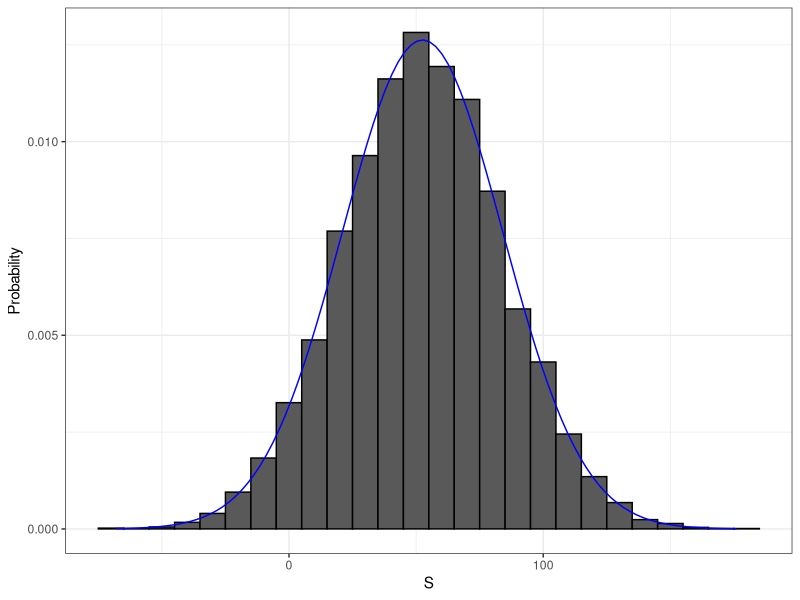

This figure's R source:
## ---- chunk 1
library(tidyverse)
dslabs::ds_theme_set()
set.seed(1)
## ---- chunk 2
beads <- rep( c("red", "blue"), times = c(2,3))
X <- ifelse(sample(beads, 1) == "blue", 1, 0)
## ---- chunk 3
ifelse(sample(beads, 1) == "blue", 1, 0)
ifelse(sample(beads, 1) == "blue", 1, 0)
ifelse(sample(beads, 1) == "blue", 1, 0)
## ---- chunk 4
color <- rep(c("Black", "Red", "Green"), c(18, 18, 2))
## ---- chunk 5
n <- 1000
X <- sample(ifelse(color == "Red", -1, 1),  n, replace = TRUE)
X[1:10]
## ---- chunk 6
X <- sample(c(-1, 1), n, replace = TRUE, prob = c(9/19, 10/19))
## ---- chunk 7
X <- sample(c(-1, 1), n, replace = TRUE, prob = c(9/19, 10/19))
S <- sum(X)
S
## ---- chunk 8
n <- 1000
B <- 10000
roulette_winnings <- function(n){
  X <- sample(c(-1, 1), n, replace = TRUE, prob = c(9/19, 10/19))
  sum(X)
}
S <- replicate(B, roulette_winnings(n))
## ---- chunk 9
mean(S < 0)
## ---- chunk 10
s <- seq(min(S), max(S), length = 100)
normal_density <- data.frame(s = s, f = dnorm(s, mean(S), sd(S)))
data.frame(S = S) |> ggplot(aes(S, after_stat(density))) +
  geom_histogram(color = "black", binwidth = 10)  +
  ylab("Probability") + 
  geom_line(data = normal_density, mapping = aes(s,f), color = "blue")
## ---- chunk 11
n <- 1000
pbinom(n/2, size = n, prob = 10/19)
## ---- chunk 12
pbinom(n/2 - 1, size = n, prob = 10/19)
## ---- chunk 13
B <- 10^6
x <- sample(c(-1, 1), B, replace = TRUE, prob = c(9/19, 10/19))
mean(x)
## ---- chunk 14
2*sqrt(90)/19
## ---- chunk 15
n <- 1000
sqrt(n)*2*sqrt(90)/19
## ---- chunk 16
n <- 1000
B <- 10000
roulette_winnings <- function(n){
  X <- sample(c(-1, 1), n, replace = TRUE, prob = c(9/19, 10/19))
  sum(X)
}
S <- replicate(B, roulette_winnings(n))
## ---- chunk 17
n * (20 - 18)/38 
sqrt(n)*2*sqrt(90)/19 
## ---- chunk 18
mean(S)
sd(S)
## ---- chunk 19
mu <- n*(20 - 18)/38
se <- sqrt(n)*2*sqrt(90)/19 
pnorm(0, mu, se)
## ---- chunk 20
mean(S < 0)
